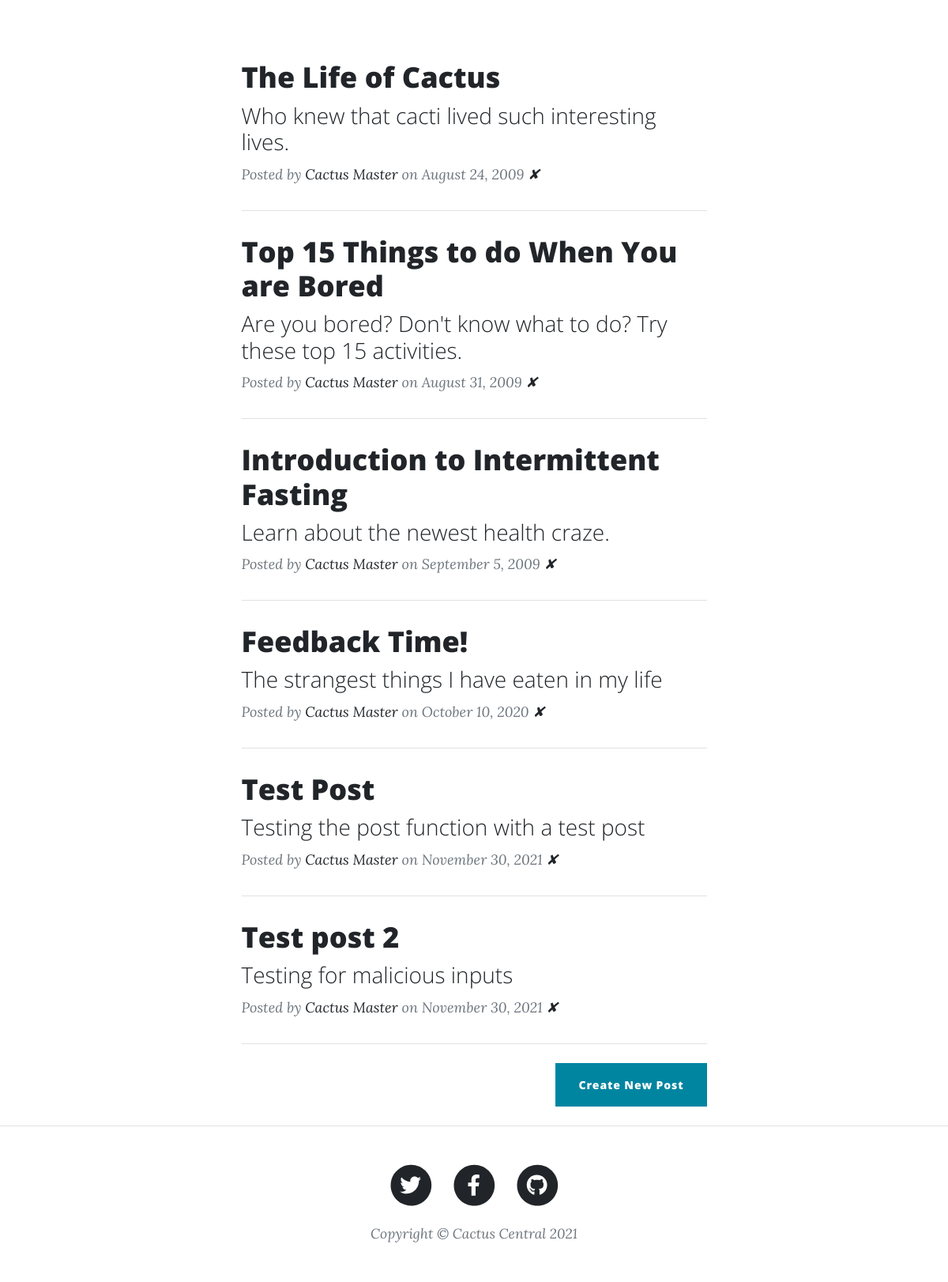
Before: / (lower part) with the older database file.
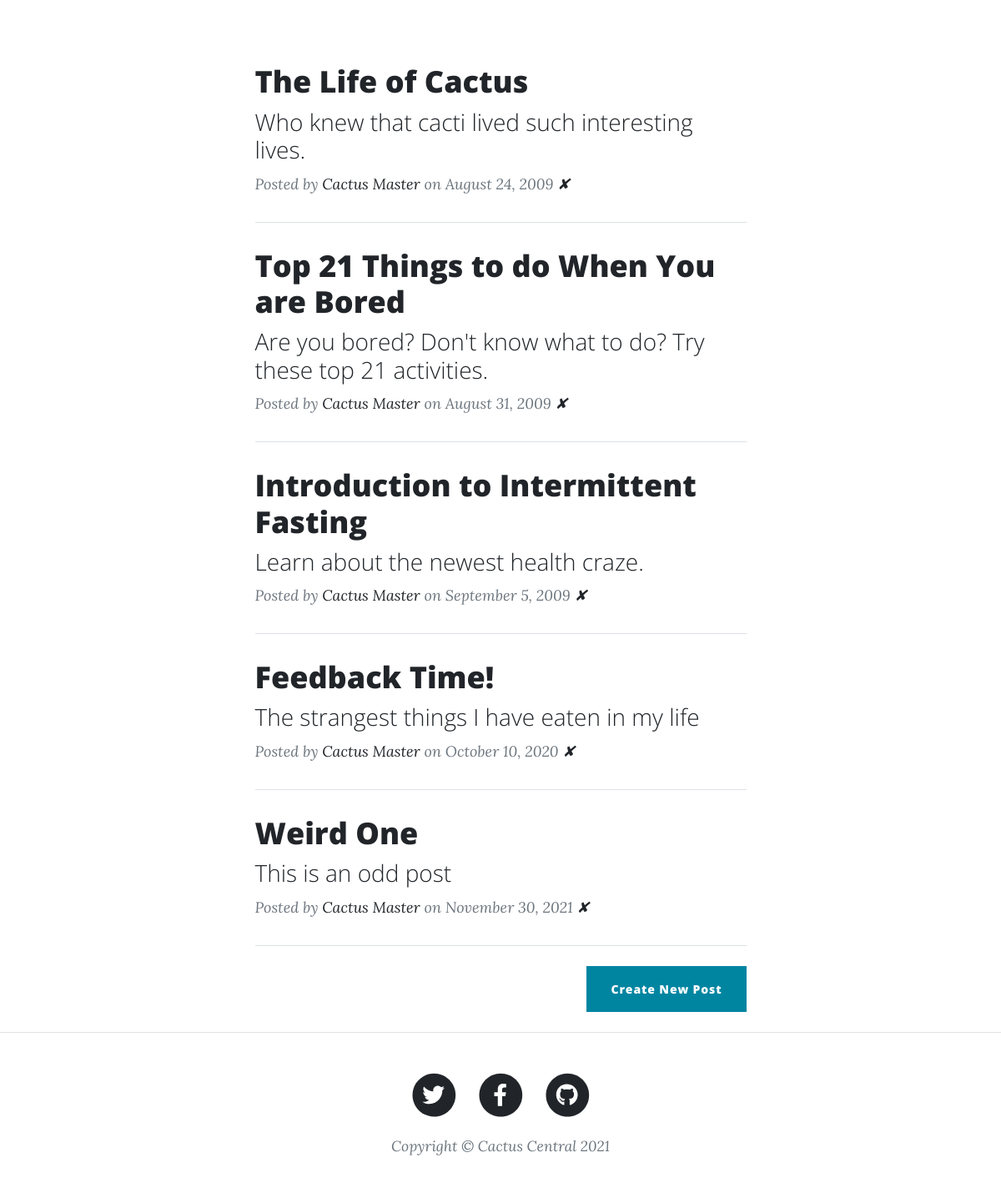
After: the same page with the newer database file.
### main.py (models this page shows)
class BlogPost(db.Model):
    id = db.Column(db.Integer, primary_key=True)
    title = db.Column(db.String(250), unique=True, nullable=False)
    subtitle = db.Column(db.String(250), nullable=False)
    date = db.Column(db.String(250), nullable=False)
    body = db.Column(db.Text, nullable=False)
    author = db.Column(db.String(250), nullable=False)
    img_url = db.Column(db.String(250), nullable=False)

### main.py (the view)
@app.route("/")
def home_page():
    blog_posts = BlogPost.query.all()
    return render_template("index.html", blog_posts=blog_posts)

### templates/index.html (shortened to what this page needs)
{% include "header.html" %}
<div class="container px-4 px-lg-5">
    <div class="row gx-4 gx-lg-5 justify-content-center">
        <div class="col-md-10 col-lg-8 col-xl-7">
            {% for post in blog_posts %}
                <div class="post-preview">
                    <a href="{{ url_for('get_post', post_id=post.id) }}">
                        <h2 class="post-title">
                            {{ post.title }}
                        </h2>
                        <h3 class="post-subtitle">
                            {{ post.subtitle }}
                        </h3>
                    </a>
                    <p class="post-meta">
                        Posted by
                        <a href="#!">Cactus Master</a>
                        on {{ post.date }}
                        <a href="{{url_for('delete_post', post_id=post.id) }}">✘</a>
                    </p>
                </div>
                <hr class="my-4" />
            {% endfor %}
            <div class="d-flex justify-content-end mb-4">
              <a class="btn btn-primary float-right" href="{{url_for('add_new_post')}}">Create New Post</a>
            </div>
        </div>
    </div>
</div>
{% include "footer.html" %}

Changed rows visible on the page:
removed BlogPost: title "Test post 2", subtitle "Testing for malicious inputs", date "November 30, 2021"
changed BlogPost: title "Top 15 Things to do When You are Bored" → "Top 21 Things to do When You are Bored"; subtitle "Are you bored? Don't know what to do? Try these top 15 activities." → "Are you bored? Don't know what to do? Try these top 21 activities."
changed BlogPost: title "Test Post" → "Weird One"; subtitle "Testing the post function with a test post" → "This is an odd post"
